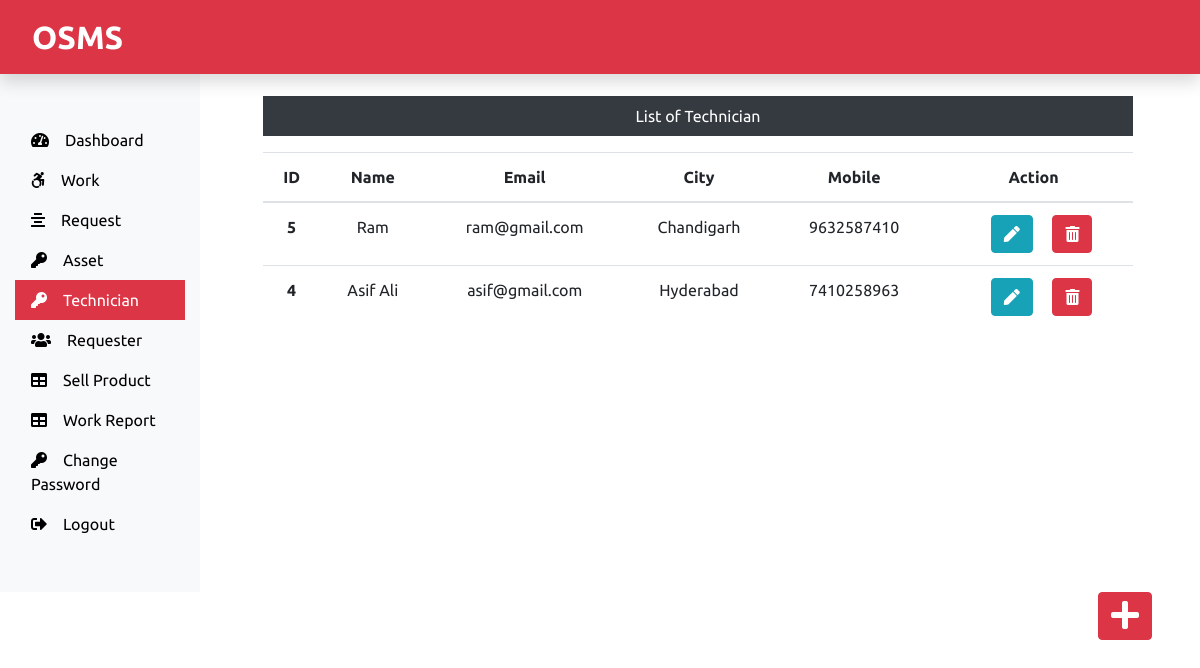
/admin/technician.php, run on the app's committed database.
### tables this page shows
CREATE TABLE IF NOT EXISTS `technician` (
  `emp_id` int(11) NOT NULL AUTO_INCREMENT,
  `emp_name` varchar(45) NOT NULL,
  `emp_email` varchar(45) NOT NULL,
  `emp_city` varchar(55) NOT NULL,
  `emp_mobile` bigint(20) NOT NULL,
  PRIMARY KEY (`emp_id`)
);

### admin/technician.php (the view, shortened to what this page needs)
<?php
include('admin-sidebar.php');
include('../dbconnect.php');
?>
<div class="m-5 col-md-9 text-center">
	<p class="bg-dark text-white p-2">List of Technician</p>
<table class="table">
				  	<thead>
				  		<tr>
				  			<th scope="col">ID</th>
				  			<th scope="col">Name</th>
				  			<th scope="col">Email</th>
				  			<th scope="col">City</th>
				  			<th scope="col">Mobile</th>
				  			<th scope="col">Action</th>
				  		</tr>
				  	</thead>
				  	<tbody>
	<?php
	$sql = "SELECT * FROM `technician`";
	$result = mysqli_query($con,$sql);
	$num = mysqli_num_rows($result);
	if($num > 1){
		while($row = mysqli_fetch_assoc($result))
			echo '
				  	<tr>
				  		<th scope="row">'.$row['emp_id'].'</th>
				  		<td>'.$row['emp_name'].'</td>
				  		<td>'.$row['emp_email'].'</td>
				  		<td>'.$row['emp_city'].'</td>
				  		<td>'.$row['emp_mobile'].'</td>
				  		<td>
				  			<form action="edit_emp.php" class="d-inline" method="POST">
								<input type="hidden" name="my_id" value='.$row["emp_id"].'>
								<button type="submit" class="btn btn-info ml-3 text-white" value="edit" name="edit"><i class="fas fa-pen"></i></button>
				  			</form>
				  			<form action="#" class="d-inline" method="POST">
								<input type="hidden" name="my_id" value='.$row["emp_id"].'>
								<button type="submit" class="btn btn-danger ml-3 text-white" name="delete"><i class="fas fa-trash-alt"></i></button>
				  			</form>
				  		</td>
				  	</tr>';
	}
	else{
		echo "No Technician Here";
	}
	?>
	</tbody>
	 </table>
</div>
</div>
</div>
<div class="float-right mr-5"><a href="add_emp.php" class="btn btn-danger"><i class="fas fa-plus fa-2x"></i></a></div>
</body>
</html>

### fa/css/all.css (style rules this page uses)
.fa, .fas, .far, .fal, .fab { -moz-osx-font-smoothing: grayscale; -webkit-font-smoothing: antialiased; display: inline-block; font-style: normal; font-variant: normal; text-rendering: auto; line-height: 1; }
.fa-2x { font-size: 2em; }
.fa-pen:before { content: "\f304"; }
.fa-plus:before { content: "\f067"; }
.fa-trash-alt:before { content: "\f2ed"; }
.fa, .fas { font-family: 'Font Awesome 5 Free'; font-weight: 900; }

### css/style.css (style rules this page uses)
* { font-family: 'Ubuntu', sans-serif; }

### data on the page
technician: emp_id "5", emp_name "Ram", emp_email "ram@gmail.com", emp_city "Chandigarh", emp_mobile "9632587410"
technician: emp_id "4", emp_name "Asif Ali", emp_email "asif@gmail.com", emp_city "Hyderabad", emp_mobile "7410258963"
